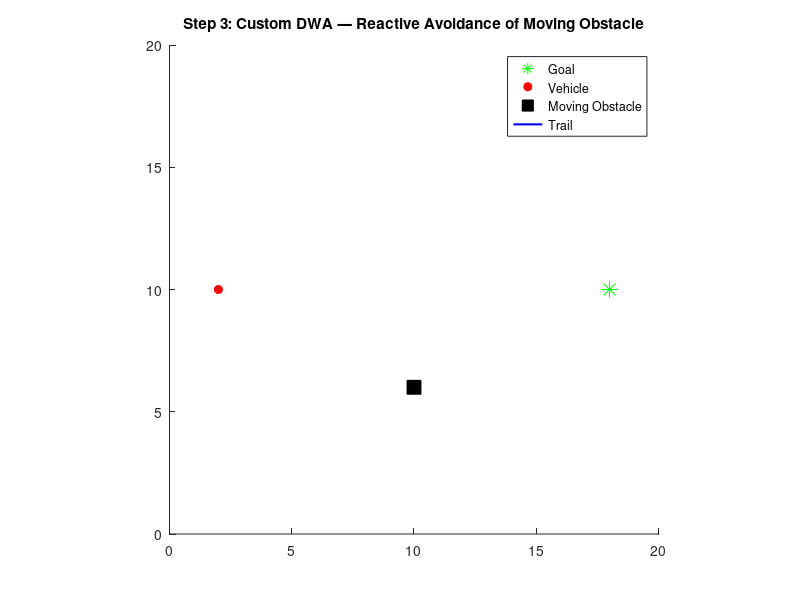

Here is the MATLAB script that generated this plot: (Note: this script raises an error after producing the figure.)
%% STEP 3: DWA Local Planner with a Moving Obstacle (custom implementation)
clear; clc; close all;

%% 1. Map bounds and start/goal
mapSize = [20 20];
startPose = [2 10 0];
goalPose  = [18 10 0];

%% 2. Moving obstacle setup
obstacleStart = [10 6];
obstacleVelocity = [0 0.6];
obstaclePos = obstacleStart;

%% 3. DWA tuning parameters (all in one struct, easy to adjust later)
params.dt = 0.1;
params.predictTime = 1.5;      % seconds to simulate ahead per candidate
params.minLinVel = 0;
params.maxLinVel = 1.5;
params.maxLinAccel = 1.0;      % m/s^2
params.maxAngVel = 1.5;        % rad/s
params.maxAngAccel = 3.0;      % rad/s^2
params.linVelStep = 0.1;       % resolution of candidate sampling
params.angVelStep = 0.1;
params.obstacleRadius = 0.6;
params.safetyMargin = 0.4;
params.maxClearance = 3;       % caps how much "credit" distance gives beyond this
params.headingWeight = 1.0;
params.clearanceWeight = 1.2;
params.velocityWeight = 0.5;

%% 4. Initialize vehicle
vehiclePose = startPose;
currentLinVel = 0;
currentAngVel = 0;
poseHistory = vehiclePose;
maxSteps = 500;
goalRadius = 0.5;

%% 5. Live plot setup
figure; hold on; axis equal;
xlim([0 mapSize(1)]); ylim([0 mapSize(2)]);
plot(goalPose(1), goalPose(2), 'g*', 'MarkerSize', 12);
carMarker = plot(vehiclePose(1), vehiclePose(2), 'ro', 'MarkerFaceColor','r');
obsMarker = plot(obstaclePos(1), obstaclePos(2), 'ks', 'MarkerFaceColor','k','MarkerSize',10);
trailLine = plot(vehiclePose(1), vehiclePose(2), 'b-', 'LineWidth', 1.5);
title('Step 3: Custom DWA — Reactive Avoidance of Moving Obstacle');
legend('Goal','Vehicle','Moving Obstacle','Trail');

%% 6. Simulation loop
for step = 1:maxSteps
    obstaclePos = obstaclePos + obstacleVelocity * params.dt;

    [currentLinVel, currentAngVel] = dwaControl(vehiclePose, currentLinVel, ...
        currentAngVel, goalPose(1:2), obstaclePos, params);

    vehiclePose(1) = vehiclePose(1) + currentLinVel*cos(vehiclePose(3))*params.dt;
    vehiclePose(2) = vehiclePose(2) + currentLinVel*sin(vehiclePose(3))*params.dt;
    vehiclePose(3) = vehiclePose(3) + currentAngVel*params.dt;
    poseHistory = [poseHistory; vehiclePose];

    set(carMarker, 'XData', vehiclePose(1), 'YData', vehiclePose(2));
    set(obsMarker, 'XData', obstaclePos(1), 'YData', obstaclePos(2));
    set(trailLine, 'XData', poseHistory(:,1), 'YData', poseHistory(:,2));
    drawnow;

    distToGoal = norm(vehiclePose(1:2) - goalPose(1:2));
    if distToGoal < goalRadius
        fprintf('Goal reached at step %d!\n', step);
        break;
    end
end

if step == maxSteps
    disp('Warning: max steps reached — check tuning.');
end
